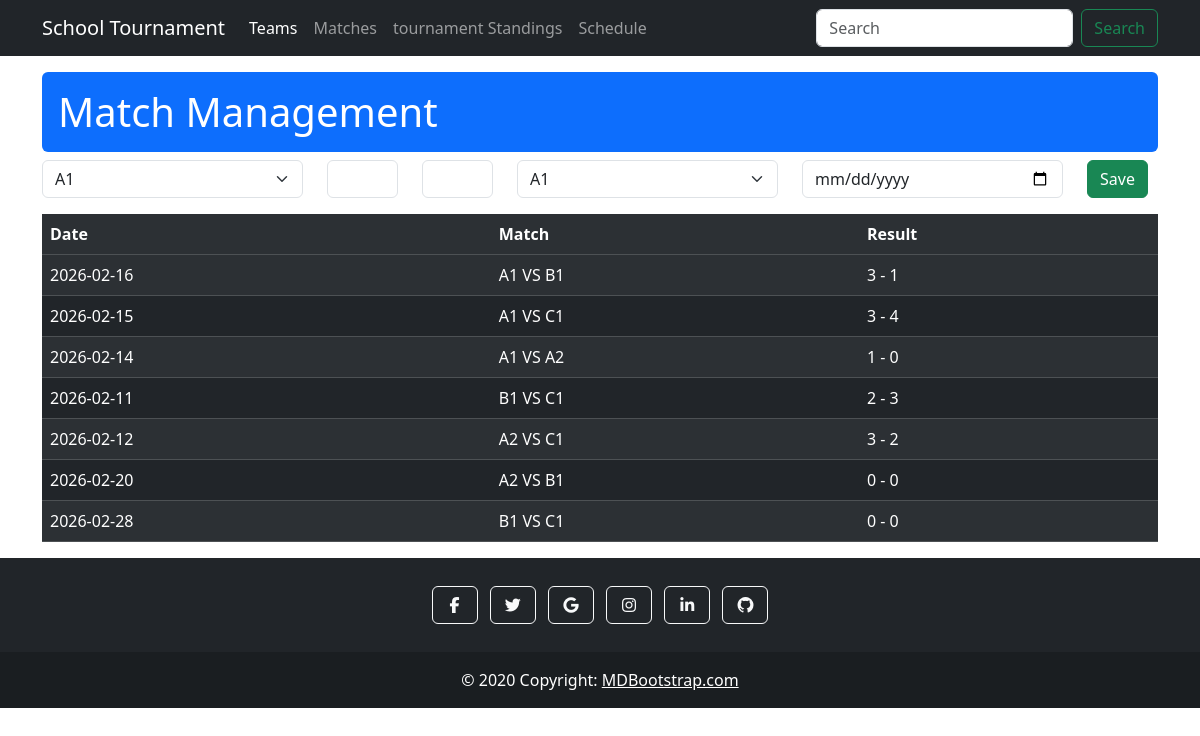
The app's page /matches.php with its own data.
### tables this page shows
CREATE TABLE `matches` (
  `id` int(11) NOT NULL,
  `team1_id` int(11) NOT NULL,
  `team2_id` int(11) NOT NULL,
  `team1_goals` int(11) NOT NULL,
  `team2_goals` int(11) NOT NULL,
  `match_date` date NOT NULL
);

CREATE TABLE `teams` (
  `id` int(11) NOT NULL,
  `class_name` varchar(255) NOT NULL,
  `points` int(11) NOT NULL,
  `goals_scored` int(11) NOT NULL,
  `goals_aginest` int(11) NOT NULL
);

### matches.php (the view, shortened to what this page needs)
<?php include "./includes/header.php" ?>
<h1 class="bg-primary text-white p-3 rounded">Match Management</h1>
<form action="" class="mb-3" method="post">
    <div class="row">
        <div class="col-md-3">
            <select name="team1_id" class="form-select" id="">
                <?php
                $teams = $pdo->query("SELECT * FROM `teams`");
                foreach ($teams as $team) { ?>
                    <option value="<?= $team['id'] ?>"><?= $team['class_name'] ?></option>
                <?php }
                ?>
            </select>
        </div>
        <div class="col-md-1">
            <input type="number" name="team1_goal" class="form-control">
        </div>
        <div class="col-md-1">
            <input type="number" name="team2_goal" class="form-control">
        </div>
        <div class="col-md-3">
            <select name="team2_id" class="form-select" id="">
                <?php
                $teams = $pdo->query("SELECT * FROM `teams`");
                foreach ($teams as $team) { ?>
                    <option value="<?= $team['id'] ?>"><?= $team['class_name'] ?></option>
                <?php }
                ?>
            </select>
        </div>
        <div class="col-md-3">
            <input type="date" name="date" class="form-control">
        </div>
        <div class="col-md-1">
            <button class="btn btn-success">Save</button>
        </div>
    </div>
</form>
<table class="table table-dark table-striped">
    <tr>
        <th>Date</th>
        <th>Match</th>
        <th>Result</th>
    </tr>
    <tbody>
        <?php
        $matches = $pdo->query("SELECT team1.class_name AS team1name,team2.class_name AS team2_name,matches.match_date,matches.team1_goals,matches.team2_goals FROM matches
LEFT JOIN teams AS team1 ON matches.team1_id=team1.id
LEFT JOIN teams AS team2 ON matches.team2_id=team2.id");
        foreach ($matches as $team) : ?>
            <tr>
                <td><?= $team['match_date'] ?></td>
                <td><?= $team['team1name'] ?> VS <?= $team['team2_name'] ?></td>
                <td><?= $team['team1_goals'] ?> - <?= $team['team2_goals'] ?></td>
            </tr>
        <?php endforeach; ?>
    </tbody>
</table>
<?php include "./includes/footer.php" ?>

### includes/header.php (shortened to what this page needs)
<!DOCTYPE html>
<html lang="en">
<head>
    <link rel="stylesheet" href="./css/bootstrap.min.css">
<link rel="stylesheet" href="https://cdnjs.cloudflare.com/ajax/libs/font-awesome/7.0.1/css/all.min.css" />
</head>
<body>
<nav
    class="navbar navbar-expand-sm navbar-dark bg-dark"
>
    <div class="container">
        <a class="navbar-brand" href="index.php">School Tournament</a>
        <div class="collapse navbar-collapse" id="collapsibleNavId">
            <ul class="navbar-nav me-auto mt-2 mt-lg-0">
                <li class="nav-item">
                    <a class="nav-link active" href="teams.php" aria-current="page"
                        >Teams
                        <span class="visually-hidden">(current)</span></a
                    >
                </li>
                <li class="nav-item">
                    <a class="nav-link" href="matches.php">Matches</a>
                </li>
                <li class="nav-item">
                    <a class="nav-link" href="standings.php">tournament Standings</a>
                </li>
                <li class="nav-item">
                    <a class="nav-link" href="schedule.php">Schedule</a>
                </li>
            </ul>
            <form class="d-flex my-2 my-lg-0">
                <input
                    class="form-control me-sm-2"
                    type="text"
                    placeholder="Search"
                />
                <button
                    class="btn btn-outline-success my-2 my-sm-0"
                    type="submit"
                >
                    Search
                </button>
            </form>
        </div>
    </div>
</nav>
<div class="container my-3">

### includes/footer.php (shortened to what this page needs)
</div>
<footer class="bg-dark text-center text-white">
  <div class="container p-4 pb-0">
    <section class="mb-4">
      <a class="btn btn-outline-light btn-floating m-1" href="#!" role="button"
        ><i class="fab fa-facebook-f"></i
      ></a>
      <a class="btn btn-outline-light btn-floating m-1" href="#!" role="button"
        ><i class="fab fa-twitter"></i
      ></a>
      <a class="btn btn-outline-light btn-floating m-1" href="#!" role="button"
        ><i class="fab fa-google"></i
      ></a>
      <a class="btn btn-outline-light btn-floating m-1" href="#!" role="button"
        ><i class="fab fa-instagram"></i
      ></a>
      <a class="btn btn-outline-light btn-floating m-1" href="#!" role="button"
        ><i class="fab fa-linkedin-in"></i
      ></a>
      <a class="btn btn-outline-light btn-floating m-1" href="#!" role="button"
        ><i class="fab fa-github"></i
      ></a>
    </section>
  </div>
  <div class="text-center p-3" style="background-color: rgba(0, 0, 0, 0.2);">
    © 2020 Copyright:
    <a class="text-white" href="https://mdbootstrap.com/">MDBootstrap.com</a>
  </div>
</footer>
</body>
</html>

### records on screen
matches: match_date "2026-02-16", team1.class_name "A1", team2.class_name "B1", team1_goals "3", team2_goals "1"
matches: match_date "2026-02-15", team1.class_name "A1", team2.class_name "C1", team1_goals "3", team2_goals "4"
matches: match_date "2026-02-14", team1.class_name "A1", team2.class_name "A2", team1_goals "1", team2_goals "0"
matches: match_date "2026-02-11", team1.class_name "B1", team2.class_name "C1", team1_goals "2", team2_goals "3"
matches: match_date "2026-02-12", team1.class_name "A2", team2.class_name "C1", team1_goals "3", team2_goals "2"
matches: match_date "2026-02-20", team1.class_name "A2", team2.class_name "B1", team1_goals "0", team2_goals "0"
matches: match_date "2026-02-28", team1.class_name "B1", team2.class_name "C1", team1_goals "0", team2_goals "0"

### other values on screen
form field team1_id "A1"
form field team2_id "A1"
